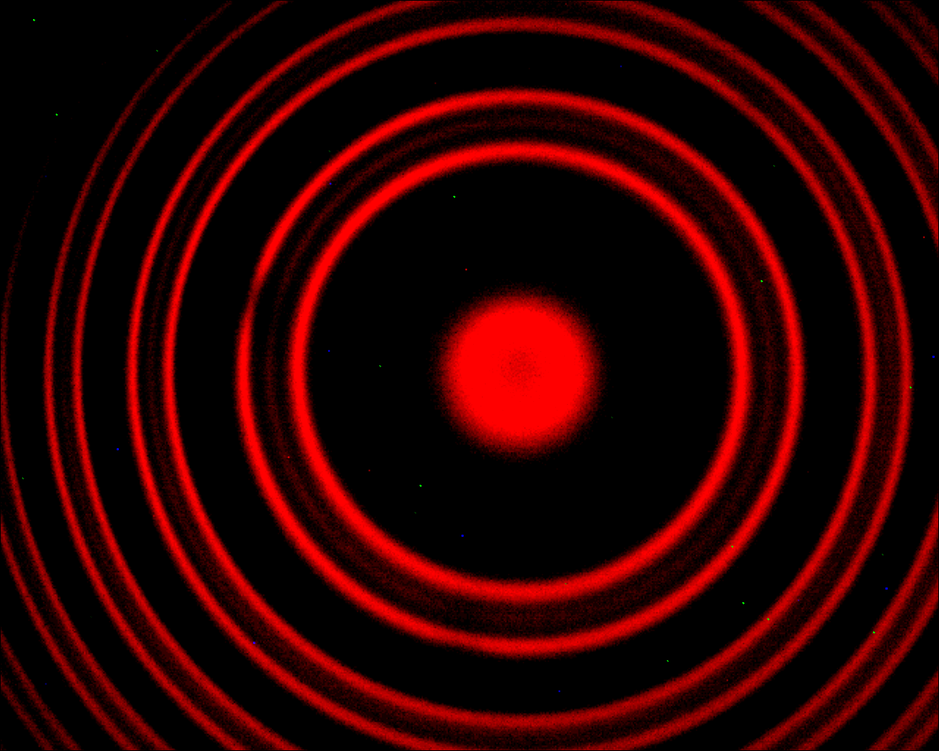
%> input picture FYS2150/bølgeoptikk/zeeman1.bmp, 939 x 751 px, shrunk from 1280 x 1024 before the run
$ octave script_image.m   (GNU Octave 9; MATLAB toolbox functions it lacks are replaced by stand-ins)
%> lines starting %> are read from the running program, lines starting %| are printed output that depends on the picture
%> the answer given: ../bølgeoptikk/zeeman1.bmp
### FYS2150/avbildningmoptikk/image_noise_analysis.m

function [m,v]=image_noise_analysis(filepath,filename)
%> called with filepath = '../bølgeoptikk/', filename = 'zeeman1.bmp'
% [m,v]=image_noise_analysis(filepath,filename)
%
% Stephane Nicolas 18/04/2017

% size cropped image
ny=100;
nx=100;

fname=fullfile(filepath,filename);
im1=imread(fname);
%> im1 is the input picture: size 751x939x3 uint8; mean R, G, B 47.3, 0, 0
info=imfinfo(fname);

% plot image
figure(1)
clf
imagesc(im1)
colorbar
title(filename)
axis equal
hold on
Ny=size(im1,1);
%> Ny = 751
Nx=size(im1,2);
%> Nx = 939
cc=[round(Nx/2) round(Ny/2)];
%> cc = [470 376]
plot(cc(1),cc(2),'r+')
rectangle('position',[cc(1)-round(nx/2),cc(2)-round(ny/2),nx,ny]);
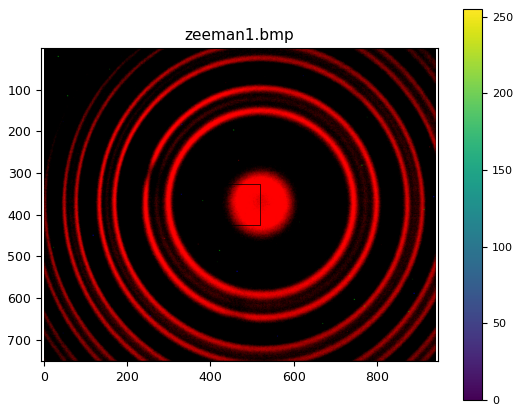
%> figure redrawn from the program's plot data

% extract green channel
im2=im1(:,:,2);
% crop image
im2=im2(cc(2)-round(ny/2):cc(2)+round(ny/2)-1,cc(1)-round(nx/2):cc(1)+round(nx/2)-1);
%> im2: size 100x100 uint8; every value is 0
%mean im2
m=mean(im2(:));
%> m = 0
% convert im2 from uint8 to int
im2=double(im2);
%> im2: size 100x100 double; every value is 0
figure(2)
imagesc(im2)
colorbar
title(['Cropped - green channel - mean = ' num2str(m)])
axis equal
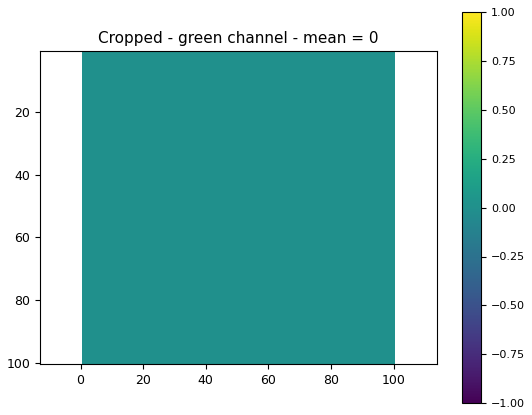
%> figure redrawn from the program's plot data

% neighbour difference
im3=im2(:,1:end-1)-im2(:,2:end);
%> im3: size 100x99 double; every value is 0
%variance im3
v=var(im3(:));
%> v = 0
figure(3)
imagesc(im3)
colorbar
title(['Cropped  - green channel - Horizontal neighbor difference - var = ' num2str(v)])
axis equal

### FYS2150/avbildningmoptikk/script_image.m

filepath='G:\laboppgave\';

[filename,filepath,FilterIndex] = uigetfile([filepath,'*.png']);
%filename='eksptest30007.png';

%image analysis
[m,v]=image_noise_analysis(filepath,filename)
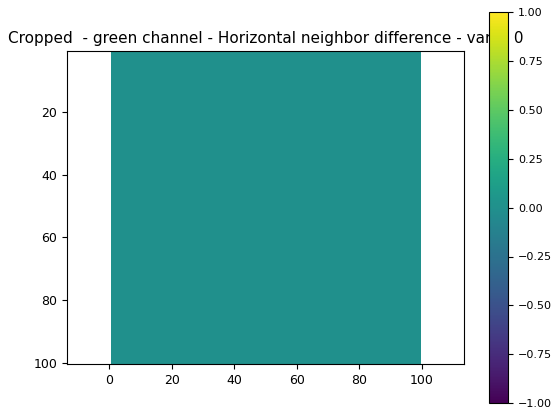
%> figure redrawn from the program's plot data
%> m = 0; v = 0
